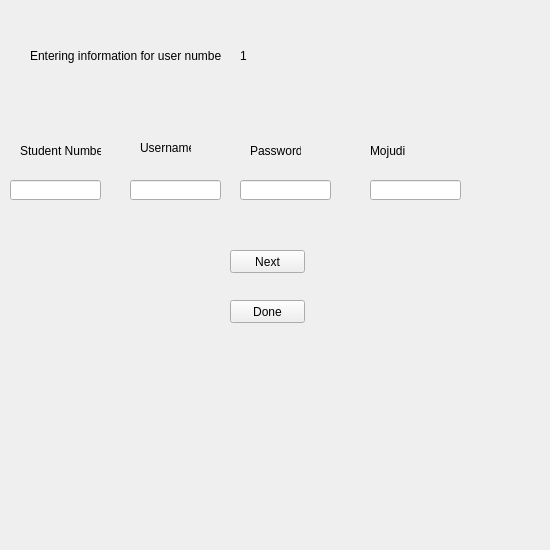
<?xml version="1.0" encoding="UTF-8"?>
<ui version="4.0">
 <class>DefaultUP</class>
 <widget class="QWidget" name="DefaultUP">
  <property name="geometry">
   <rect>
    <x>0</x>
    <y>0</y>
    <width>550</width>
    <height>550</height>
   </rect>
  </property>
  <property name="windowTitle">
   <string>Form</string>
  </property>
  <widget class="QLabel" name="label">
   <property name="geometry">
    <rect>
     <x>20</x>
     <y>140</y>
     <width>81</width>
     <height>21</height>
    </rect>
   </property>
   <property name="text">
    <string>Student Number</string>
   </property>
  </widget>
  <widget class="QLabel" name="label_2">
   <property name="geometry">
    <rect>
     <x>140</x>
     <y>140</y>
     <width>51</width>
     <height>16</height>
    </rect>
   </property>
   <property name="text">
    <string>Username</string>
   </property>
  </widget>
  <widget class="QLabel" name="label_3">
   <property name="geometry">
    <rect>
     <x>250</x>
     <y>140</y>
     <width>51</width>
     <height>21</height>
    </rect>
   </property>
   <property name="text">
    <string>Password</string>
   </property>
  </widget>
  <widget class="QLineEdit" name="IDlineEdit">
   <property name="geometry">
    <rect>
     <x>10</x>
     <y>180</y>
     <width>91</width>
     <height>20</height>
    </rect>
   </property>
  </widget>
  <widget class="QLineEdit" name="UserlineEdit">
   <property name="geometry">
    <rect>
     <x>130</x>
     <y>180</y>
     <width>91</width>
     <height>20</height>
    </rect>
   </property>
  </widget>
  <widget class="QLineEdit" name="PasslineEdit">
   <property name="geometry">
    <rect>
     <x>240</x>
     <y>180</y>
     <width>91</width>
     <height>20</height>
    </rect>
   </property>
  </widget>
  <widget class="QPushButton" name="CopyToFileButton">
   <property name="geometry">
    <rect>
     <x>230</x>
     <y>250</y>
     <width>75</width>
     <height>23</height>
    </rect>
   </property>
   <property name="text">
    <string>Next</string>
   </property>
  </widget>
  <widget class="QPushButton" name="DefaultsFinished">
   <property name="geometry">
    <rect>
     <x>230</x>
     <y>300</y>
     <width>75</width>
     <height>23</height>
    </rect>
   </property>
   <property name="text">
    <string>Done</string>
   </property>
  </widget>
  <widget class="QLabel" name="label_4">
   <property name="geometry">
    <rect>
     <x>30</x>
     <y>40</y>
     <width>191</width>
     <height>31</height>
    </rect>
   </property>
   <property name="text">
    <string>Entering information for user number:</string>
   </property>
  </widget>
  <widget class="QLabel" name="numberLable">
   <property name="geometry">
    <rect>
     <x>240</x>
     <y>40</y>
     <width>21</width>
     <height>31</height>
    </rect>
   </property>
   <property name="text">
    <string>1</string>
   </property>
  </widget>
  <widget class="QLabel" name="label_5">
   <property name="geometry">
    <rect>
     <x>370</x>
     <y>140</y>
     <width>61</width>
     <height>21</height>
    </rect>
   </property>
   <property name="text">
    <string>Mojudi</string>
   </property>
  </widget>
  <widget class="QLineEdit" name="MojudilineEdit">
   <property name="geometry">
    <rect>
     <x>370</x>
     <y>180</y>
     <width>91</width>
     <height>20</height>
    </rect>
   </property>
  </widget>
 </widget>
 <resources/>
 <connections/>
</ui>
